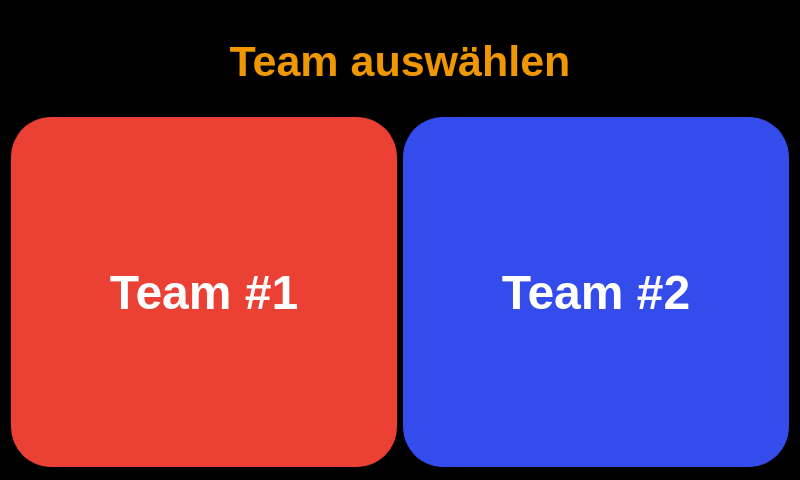
<?xml version="1.0" encoding="UTF-8"?>
<ui version="4.0">
 <class>Teamselection</class>
 <widget class="QDialog" name="Teamselection">
  <property name="geometry">
   <rect>
    <x>0</x>
    <y>0</y>
    <width>800</width>
    <height>480</height>
   </rect>
  </property>
  <property name="sizePolicy">
   <sizepolicy hsizetype="Fixed" vsizetype="Fixed">
    <horstretch>0</horstretch>
    <verstretch>0</verstretch>
   </sizepolicy>
  </property>
  <property name="minimumSize">
   <size>
    <width>800</width>
    <height>480</height>
   </size>
  </property>
  <property name="maximumSize">
   <size>
    <width>800</width>
    <height>480</height>
   </size>
  </property>
  <property name="windowTitle">
   <string>~~ Teamwahl ~~</string>
  </property>
  <property name="styleSheet">
   <string notr="true">QWidget {
	color: rgb(0, 123, 255);	
	background-color: rgb(0, 0, 0);
}

QPushButton {
	color: rgb(255, 255, 255);
    border-width: 1px;
	border-style: solid;
	border-radius: 40;
	padding: 3px;
	padding-left: 5px;
	padding-right: 5px;
}

#PBteamone {
	background-color: rgb(235, 64, 52);
	border-color: rgb(235, 64, 52);
}

#PBteamtwo {
	background-color: rgb(52, 76, 235);
	border-color: rgb(52, 76, 235);
}

QPushButton:checked {
	color: rgb(255, 255, 255);	
	background-color: rgb(52, 235, 143);
}


#LHeader {
		color: rgb(239, 151, 0);
}
</string>
  </property>
  <property name="modal">
   <bool>true</bool>
  </property>
  <layout class="QVBoxLayout" name="verticalLayout">
   <item>
    <widget class="QLabel" name="LHeader">
     <property name="minimumSize">
      <size>
       <width>0</width>
       <height>100</height>
      </size>
     </property>
     <property name="maximumSize">
      <size>
       <width>16777215</width>
       <height>100</height>
      </size>
     </property>
     <property name="font">
      <font>
       <pointsize>32</pointsize>
       <weight>75</weight>
       <bold>true</bold>
      </font>
     </property>
     <property name="text">
      <string>Team auswählen</string>
     </property>
     <property name="alignment">
      <set>Qt::AlignCenter</set>
     </property>
    </widget>
   </item>
   <item>
    <layout class="QHBoxLayout" name="horizontalLayout">
     <item>
      <widget class="QPushButton" name="PBteamone">
       <property name="minimumSize">
        <size>
         <width>300</width>
         <height>350</height>
        </size>
       </property>
       <property name="maximumSize">
        <size>
         <width>450</width>
         <height>16777215</height>
        </size>
       </property>
       <property name="font">
        <font>
         <pointsize>36</pointsize>
         <weight>75</weight>
         <bold>true</bold>
        </font>
       </property>
       <property name="text">
        <string>Team #1</string>
       </property>
      </widget>
     </item>
     <item>
      <widget class="QPushButton" name="PBteamtwo">
       <property name="minimumSize">
        <size>
         <width>300</width>
         <height>350</height>
        </size>
       </property>
       <property name="maximumSize">
        <size>
         <width>450</width>
         <height>16777215</height>
        </size>
       </property>
       <property name="font">
        <font>
         <pointsize>36</pointsize>
         <weight>75</weight>
         <bold>true</bold>
        </font>
       </property>
       <property name="text">
        <string>Team #2</string>
       </property>
      </widget>
     </item>
    </layout>
   </item>
  </layout>
 </widget>
 <resources/>
 <connections/>
</ui>
